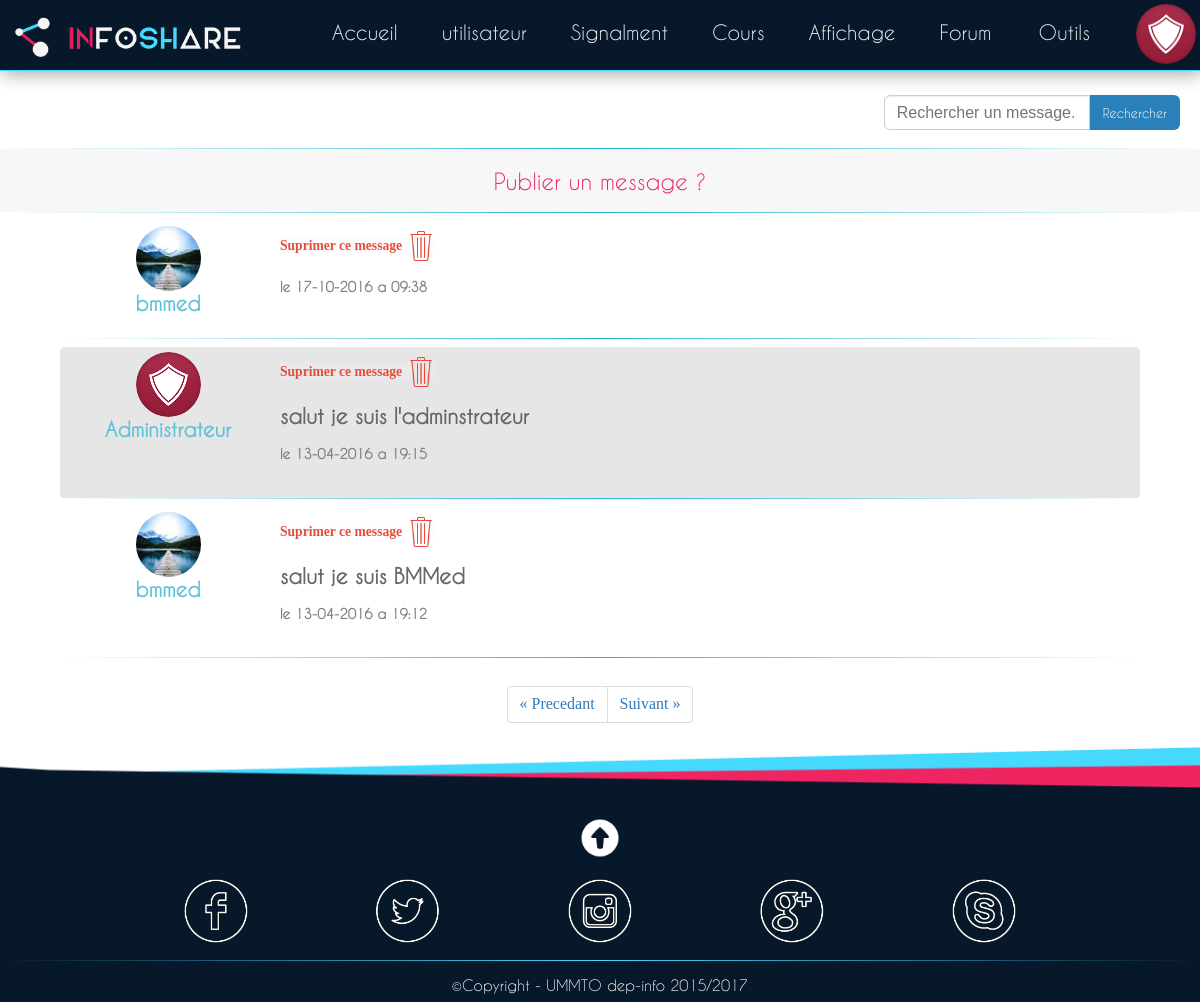
The app's page /admin/forum_admin/forum_admin.php with its own data.
### tables this page shows
CREATE TABLE `msg` (
  `msg_id` int(11) NOT NULL AUTO_INCREMENT,
  `msg_user_id` int(11) NOT NULL,
  `msg_user_pseudo` varchar(50) NOT NULL,
  `msg_date_pub` datetime NOT NULL,
  `msg_titre` varchar(255) NOT NULL,
  `msg_texte` text NOT NULL,
  PRIMARY KEY (`msg_id`),
  KEY `msg_user_id` (`msg_user_id`),
  KEY `msg_id` (`msg_id`)
);

CREATE TABLE `user` (
  `user_id` int(11) NOT NULL AUTO_INCREMENT,
  `user_pseudo` varchar(30) NOT NULL,
  `user_nom` varchar(50) NOT NULL,
  `user_prenom` varchar(50) NOT NULL,
  `user_date_nais` date NOT NULL,
  `user_sexe` char(1) NOT NULL,
  `user_annee_univ` varchar(2) NOT NULL,
  `user_email` varchar(50) NOT NULL,
  `user_m_p` varchar(250) NOT NULL,
  `user_img_path` varchar(100) NOT NULL,
  `user_date_insc` datetime NOT NULL,
  PRIMARY KEY (`user_id`),
  UNIQUE KEY `user_pseudo` (`user_pseudo`,`user_email`,`user_img_path`),
  KEY `user_id` (`user_id`)
);

### public_html/admin/php_server_admin/rech_msg.php (the view, shortened to what this page needs)
<?php
if(isset($_GET['txt_rech'])){
  $msg_titre=test_input($_GET['txt_rech']);
	include('cnx_db.php');
	$nbr_p_page=8;
	if(!isset($_GET['page'])){
		$page=1;
		$debut=0;
		$_SESSION['page_act']=$_SERVER["REQUEST_URI"];
	}
	else
	{
		$debut=($_GET['page']-1)*($nbr_p_page);
		$page=$_GET['page'];
	}
	if(isset($_GET['page']) and $_GET['page']>2)
		$pred=$_SESSION['page_act']."&page=".($page-1);
	else
		$pred=$_SESSION['page_act'];
	$suiv=$_SESSION['page_act']."&page=".($page+1);
  $msg_all=$bdd->query("SELECT *  FROM msg WHERE msg_titre LIKE '%$msg_titre%' OR msg_texte LIKE '%$msg_titre%' ORDER BY  `msg_date_pub` DESC  LIMIT $debut, $nbr_p_page");
}
else
{
include('cnx_db.php');
	$nbr_p_page=8;
	if(!isset($_GET['page'])){
		$debut=0;
	}
	else
	{
		$debut=($_GET['page']-1)*($nbr_p_page);
		$page=$_GET['page'];
	}
  $msg_all=$bdd->query("SELECT *  FROM msg ORDER BY  `msg_date_pub` DESC  LIMIT $debut , $nbr_p_page ");
}
while($msg_unit=$msg_all->fetch())
{
  $id_user=$msg_unit['msg_user_id'];
  $user_all=$bdd->query("SELECT *  FROM user WHERE user_id='$id_user'" );
  $user_unit=$user_all->fetch();
  $msg_id=$msg_unit['msg_id'];
  $nbr_all=$bdd->query("SELECT COUNT(*) AS nbr_rep  FROM rep_msg WHERE rep_msg_id='$msg_id' " );
  $nbr=$nbr_all->fetch();
  if($id_user==-1){$img='/img/admin.png';}
  else $img=$user_unit['user_img_path'];
  $date = date_create($msg_unit['msg_date_pub']);
  echo('<div class="msg_item res_dif">
          <div class="msg_info">
            <img src="../..' .$img.'">
            <h2 class="msg_user">' .$msg_unit['msg_user_pseudo'].'</h2>
          </div>
          <div class="msg">
                      <div class="contenaire_sup">
              <div class="slide_sup">
                <h2>Suprimer ce message</h2>
                <img src="../../img/close.png">
              </div>
              <div class="box_sup">
                <h3>Voulez vous vraiment suprimer ce message ?</h3>
                <div class="btn_sup_oui">
                  <img src="../../img/oui.png">
                  <h2>OUI</h2>
                </div>
                <div class="btn_sup_non">
                  <img src="../../img/non.png">
                  <h2>NON</h2>
                </div>
              </div>
              <div class="box_sup_valide">
                <form method="post" action="../php_server_admin/sup_msg.php" class="form_sup">
                  <input type="hidden" value="'.$msg_unit['msg_id'].'" name="sup_id" >
                  <input type="submit" value="suprimer">
                </form>
              </div>
            </div>
            <h2 class="msg_titre">'.$msg_unit['msg_titre'].'</h2>
            <h4 class="msg_date">le '.date_format($date, 'd-m-Y').' a '.date_format($date, 'H:i').'</h4>
            <div class="detail_msg">
              <p class="msg_cont">' .$msg_unit['msg_texte'].' </p>
              <a href="forum_reponce.php?id_msg='.$msg_unit['msg_id'].'" class="nbr_reponce"><button>' .$nbr['nbr_rep'].' Reponces</button> </a>
              <div class="btn_rep">
                <h2>Repondre?</h2>
              </div>
              <form method="POST" action="../php_server_admin/ajt_rep.php" class="rep_form">
                <input type="hidden" value="' .$msg_unit['msg_id'].'" name="id_msg">
                <textarea rows="3"  name="reponce" placeholder="Votre reponce..." class="reponce"></textarea>
                <input type="submit" value="Repondre" class="btn_repondre">
              </form>
            </div>
          </div>
          <hr class="ligne_fin">
        </div>
');
}
?>

### public_html/css/gle/gle.css (style rules this page uses)
body { background-color: #fff; margin: 0px; padding: 0px; }
.ligne_fin { margin-top: 18px; border: 0; height: 1px; background-color: #fff; background-image: linear-gradient(left, rgba(0,0,0,0), rgb(37, 183, 211), rgba(0,0,0,0)); background-image: -webkit-linear-gradient(left, rgba(0,0,0,0), rgb(37, 183, 211), rgba(0,0,0,0)); background-image: -moz-linear-gradient(left, rgba(0,0,0,0), rgb(37, 183, 211), rgba(0,0,0,0)); }

### public_html/admin/forum_admin/css/forum.css (style rules this page uses)
.msg_info img { border-radius: 50px; }
.msg_item { width: 100%; border-radius: 5px; }
.msg_info { display: inline-block; vertical-align: top; padding: 5px 0; width: 20%; text-align: center; text-align: -webkit-center; text-align: -moz-center; }
.msg_info img { width: 65px; margin: 0; display: block; }
.msg_info h2 { margin: 0; display: block; color: #5EC3D6; font-size: 1.25em; text-decoration: none; font-family: "Caviar Dreams"; font-weight: bolder; }
.msg { width: 75%; margin-top: 10px; display: inline-block; }
.msg_titre { color: #676767; font-size: 1.3em; font-family: "Caviar Dreams"; }
.msg_date { color: #818181; font-size: 0.85em; font-family: "Caviar Dreams"; }

### public_html/admin/css_admin/utilisateur.css (style rules this page uses)
.contenaire_sup { height: auto; background-color: rgba(241, 241, 241, 0.18); float:none; display: inline; position:inherit; text-align: center; }
.slide_sup { text-align: right; display: inline-block; }
.slide_sup h2 { margin: 0; color: #E74C3C; font-size: 0.85em; display: inline; vertical-align: middle; }
.slide_sup img { width: 30px; vertical-align: middle; }

### records on screen
msg: user.user_img_path (picture), msg_user_pseudo "bmmed", msg_date_pub "17-10-2016", msg_date_pub "09:38"
msg: shows a picture, msg_user_pseudo "Administrateur", msg_titre "salut je suis l'adminstrateur", msg_date_pub "13-04-2016", msg_date_pub "19:15"
msg: user.user_img_path (picture), msg_user_pseudo "bmmed", msg_titre "salut je suis BMMed", msg_date_pub "13-04-2016", msg_date_pub "19:12"
